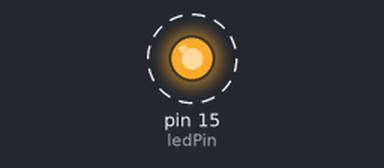
Simulated run of this sketch. Board: Arduino Uno, built with avr-gcc and run on an emulated ATmega328P. Shown: output pins drawn as LEDs (lit = HIGH). Dashed ring = blinking.

Above: at 0.5 s.
Timing chart, 0 to 4.6 s (numbered marks = the images above):
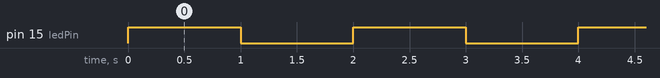

Measured:
- by itself, pin 15 (ledPin): alternates HIGH for 1.0 s and LOW for 1.0 s

The sketch:

use_analog_pin.ino
```cpp
//Pin 14 = Analog in 0;
//Pin 15 = Analog in 1;
//Pin 16 = Analog in 2;
//Pin 17 = Analog in 3;
//Pin 18 = Analog in 4;
//Pin 19 = Analog in 5;


int ledPin = 15;

void setup() {
  // put your setup code here, to run once:
  pinMode(ledPin, OUTPUT);

}

void loop() {
  // put your main code here, to run repeatedly:
  digitalWrite(ledPin, HIGH);
  delay(1000);
  digitalWrite(ledPin, LOW);
  delay(1000);

}
```
